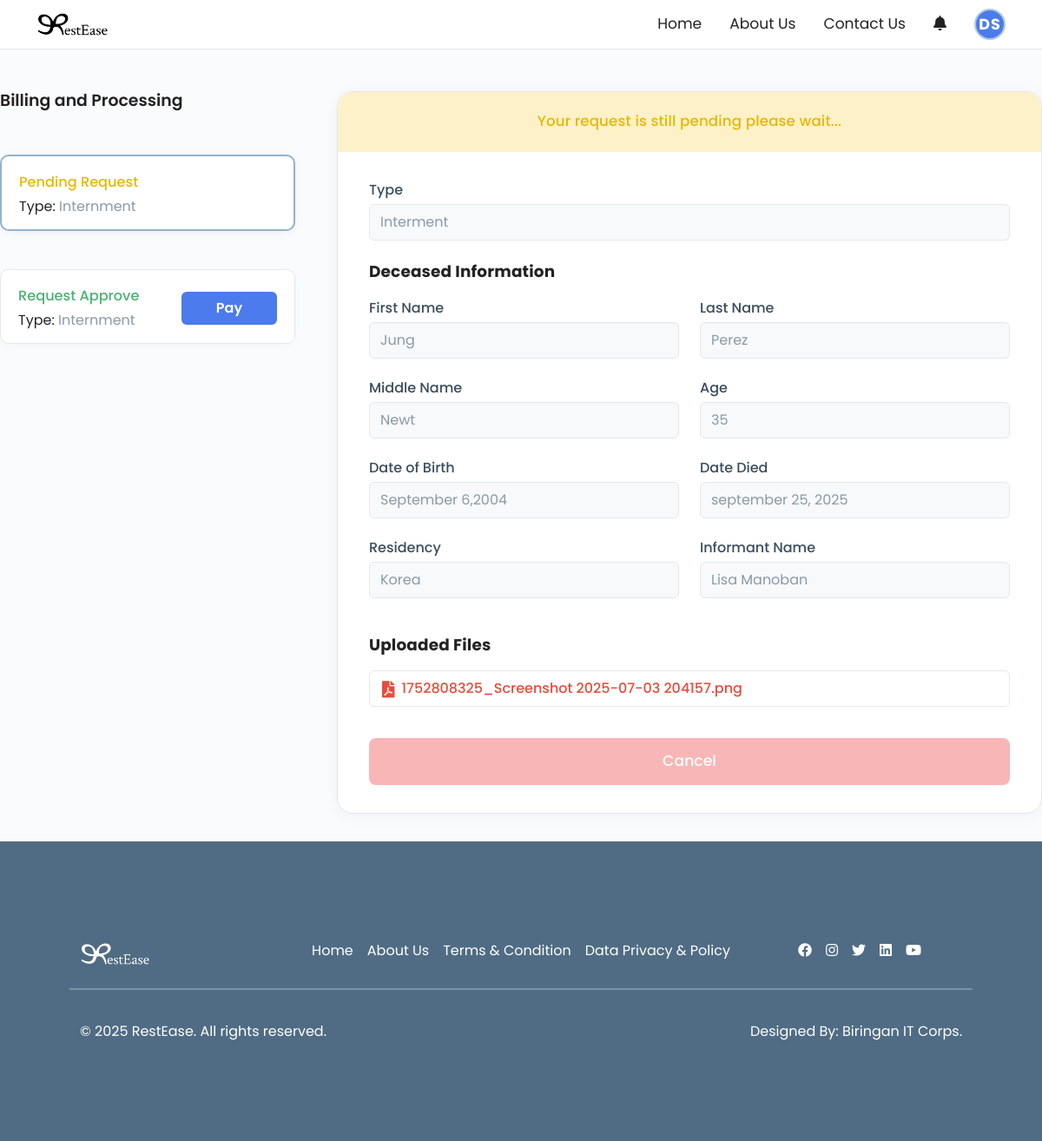
The page /ClientSide/clientbilling.php (signed in) on the database its author committed.
### tables this page shows
CREATE TABLE `users` (
  `id` int(11) NOT NULL,
  `first_name` varchar(100) NOT NULL,
  `last_name` varchar(100) NOT NULL,
  `email` varchar(255) NOT NULL,
  `contact_no` varchar(30) NOT NULL,
  `password` varchar(255) NOT NULL,
  `created_at` timestamp NOT NULL DEFAULT current_timestamp(),
  `reset_code` varchar(6) DEFAULT NULL,
  `reset_expires` datetime DEFAULT NULL,
  `profile_picture` varchar(255) DEFAULT NULL
);

CREATE TABLE `client_requests` (
  `id` int(11) NOT NULL,
  `user_id` int(11) DEFAULT NULL,
  `type` enum('Interment','Transfer','Exhumation') NOT NULL,
  `first_name` varchar(100) NOT NULL,
  `last_name` varchar(100) NOT NULL,
  `middle_name` varchar(100) DEFAULT NULL,
  `age` int(11) NOT NULL,
  `dob` varchar(50) NOT NULL,
  `dod` varchar(50) NOT NULL,
  `residency` varchar(150) NOT NULL,
  `informant_name` varchar(150) NOT NULL,
  `file_upload` varchar(255) DEFAULT NULL,
  `created_at` timestamp NOT NULL DEFAULT current_timestamp()
);

### ClientSide/clientbilling.php (the view, shortened to what this page needs)
<?php
include_once '../Includes/db.php';
$user_id = isset($_SESSION['user_id']) ? $_SESSION['user_id'] : null;
$request = null;
if ($user_id) {
    $stmt = $conn->prepare("SELECT * FROM client_requests WHERE user_id = ? ORDER BY created_at DESC LIMIT 1");
    $stmt->bind_param("i", $user_id);
    $stmt->execute();
    $result = $stmt->get_result();
    $request = $result->fetch_assoc();
}
?>
<!DOCTYPE html>
<html lang="en">
<head>
    <link href="https://cdn.jsdelivr.net/npm/bootstrap@5.3.0/dist/css/bootstrap.min.css" rel="stylesheet">
    <link href="https://cdnjs.cloudflare.com/ajax/libs/font-awesome/5.15.4/css/all.min.css" rel="stylesheet">
    <link rel="stylesheet" href="../css/navbar.css">
    <link rel="stylesheet" href="../css/footer.css">
    <link rel="stylesheet" href="../css/clientbilling.css">
</head>
<body>
   <?php include '../Includes/navbar2.php'; ?>
   <div class="billing-container">
       <div class="billing-left">
           <h2>Billing and Processing</h2>
           <?php if (!$request): ?>
               <div class="status-card no-request">
                   <span class="no-request-icon"><i class="fas fa-exclamation-triangle"></i></span>
                   <div>
                       <div class="status-title">No Request</div>
                       <div class="status-type">Type: <span>-</span></div>
                   </div>
               </div>
           <?php else: ?>
               <div class="status-card pending">
               </div>
               <div class="status-card approved">
               </div>
           <?php endif; ?>
       </div>
       <div class="billing-right" id="billingRight">
           <?php if (!$request): ?>
               <div class="no-request-container">
                   <span class="no-request-icon"><i class="fas fa-exclamation-triangle"></i></span>
                   <div class="no-request-title">No Pending Requests</div>
                   <div class="no-request-desc">You have no pending requests at this time.<br>Submit a new request to see it here.</div>
               </div>
           <?php else: ?>
           <div class="pending-info">Your request is still pending please wait...</div>
           <form class="billing-form" onsubmit="return false;">
               <div class="form-group">
                   <label>Type</label>
                   <input type="text" value="<?php echo htmlspecialchars($request['type']); ?>" readonly>
               </div>
               <div class="form-section">
                   <div class="section-title">Deceased Information</div>
                   <div class="form-row">
                       <div class="form-group">
                           <label>First Name</label>
                           <input type="text" value="<?php echo htmlspecialchars($request['first_name']); ?>" readonly>
                       </div>
                       <div class="form-group">
                           <label>Last Name</label>
                           <input type="text" value="<?php echo htmlspecialchars($request['last_name']); ?>" readonly>
                       </div>
                   </div>
                   <div class="form-row">
                       <div class="form-group">
                           <label>Middle Name</label>
                           <input type="text" value="<?php echo htmlspecialchars($request['middle_name']); ?>" readonly>
                       </div>
                       <div class="form-group">
                           <label>Age</label>
                           <input type="text" value="<?php echo htmlspecialchars($request['age']); ?>" readonly>
                       </div>
                   </div>
                   <div class="form-row">
                       <div class="form-group">
                           <label>Date of Birth</label>
                           <input type="text" value="<?php echo htmlspecialchars($request['dob']); ?>" readonly>
                       </div>
                       <div class="form-group">
                           <label>Date Died</label>
                           <input type="text" value="<?php echo htmlspecialchars($request['dod']); ?>" readonly>
                       </div>
                   </div>
                   <div class="form-row">
                       <div class="form-group">
                           <label>Residency</label>
                           <input type="text" value="<?php echo htmlspecialchars($request['residency']); ?>" readonly>
                       </div>
                       <div class="form-group">
                           <label>Informant Name</label>
                           <input type="text" value="<?php echo htmlspecialchars($request['informant_name']); ?>" readonly>
                       </div>
                   </div>
               </div>
               <div class="form-section">
                   <div class="section-title">Uploaded Files</div>
                   <div class="uploaded-file">
                       <i class="fas fa-file-pdf"></i>
                       <span class="file-name"><?php echo $request['file_upload'] ? htmlspecialchars($request['file_upload']) : 'BirthCert.pdf'; ?></span>
                   </div>
               </div>
               <button class="cancel-btn" type="button" onclick="showCancelModal()">Cancel</button>
           </form>
           <?php endif; ?>
       </div>
   </div>
   <?php include '../includes/footer.php'; ?>
</body>
</html>

### Includes/navbar2.php (shortened to what this page needs)
<?php
include_once '../Includes/db.php';
$user_avatar_html = '';
if (isset($_SESSION['user_id'])) {
    $uid = $_SESSION['user_id'];
    $stmt = $conn->prepare('SELECT first_name, last_name, profile_picture FROM users WHERE id = ?');
    $stmt->bind_param('i', $uid);
    $stmt->execute();
    $stmt->bind_result($fn, $ln, $pp);
    $has_profile_picture = $pp && file_exists('../uploads/' . $pp);
    $initials = strtoupper(substr($fn, 0, 1) . substr($ln, 0, 1));
    if ($has_profile_picture) {
        $user_avatar_html = '<img src="../uploads/' . htmlspecialchars($pp) . '" alt="Avatar" class="navbar-avatar" style="width:36px;height:36px;border-radius:50%;object-fit:cover;border:2px solid #b2c9db;">';
    } else {
        $user_avatar_html = '<div class="navbar-avatar-initials" style="width:36px;height:36px;border-radius:50%;background:#4B7BEC;color:#fff;display:flex;align-items:center;justify-content:center;font-size:1.1rem;font-weight:700;letter-spacing:1px;user-select:none;border:2px solid #b2c9db;">' . $initials . '</div>';
    }
}
?>
<nav class="custom-navbar position-relative">
    <div class="container navbar-top position-relative">
        <a href="#" class="navbar-brand">
            <img src="../assets/RE logo New.png" alt="RestEase Logo" style="height: 32px;">
        </a>
        <div class="navbar-links">
            <a href="ClientHome.php">Home</a>
            <a href="./clientabout-us.php">About Us</a>
            <a href="./clientcontact-us.php">Contact Us</a>
            <a href="#"><i class="fas fa-bell"></i></a>
            <a href="#"><?php echo $user_avatar_html; ?></a>
        </div>
    </div>
</nav>

### css/navbar.css (style rules this page uses)
.custom-navbar { background: #fff; border-bottom: 1px solid #e6e6e6; padding: 0; }
.custom-navbar .navbar-top { min-height: 56px; display: flex; align-items: center; justify-content: space-between; }
.custom-navbar .navbar-brand { display: flex; align-items: center; gap: 8px; font-weight: 500; font-size: 1.18rem; color: #222; text-decoration: none; }
.custom-navbar .navbar-links { display: flex; gap: 32px; align-items: center; }
.custom-navbar .navbar-links a { color: #222; font-size: 1.07rem; text-decoration: none; font-weight: 400; }

### css/clientbilling.css (style rules this page uses)
body { background: #fafbfc; font-family: 'Poppins', sans-serif; }
.billing-container { display: flex; gap: 48px; max-width: 1200px; margin: 48px auto 32px auto; align-items: flex-start; }
.billing-left { flex: 0 0 340px; display: flex; flex-direction: column; gap: 32px; }
.billing-left h2 { font-size: 1.18rem; font-weight: 600; margin-bottom: 18px; color: #222; }
.status-card { display: flex; flex-direction: row; align-items: center; justify-content: space-between; background: #fff; border: 1.2px solid #E3E8EE; border-radius: 10px; padding: 18px 20px 14px 20px; margin-bottom: 12px; gap: 0; box-shadow: 0 2px 8px rgba(80,108,132,0.04); transition: border 0.18s, box-shadow 0.18s; }
.status-card.active { border: 2px solid #94B2CC; box-shadow: 0 2px 8px rgba(148,178,204,0.13); }
.status-card.approved { display: flex; flex-direction: row; align-items: center; justify-content: space-between; gap: 0; padding: 18px 20px 14px 20px; }
.billing-right { flex: 1 1 0; background: #fff; border-radius: 18px; box-shadow: 0 2px 16px rgba(80,108,132,0.07); padding: 0 0 32px 0; border: 1.5px solid #e3e8ee; min-width: 340px; position: relative; }
.pending-info { background: #FDF1C7; color: #E6B800; border-top-left-radius: 18px; border-top-right-radius: 18px; padding: 22px 0 22px 0; font-size: 1.04rem; font-weight: 500; text-align: center; letter-spacing: 0.01em; }
.billing-form { padding: 32px 36px 0 36px; }
.form-group { display: flex; flex-direction: column; margin-bottom: 22px; flex: 1; }
.form-group label { font-size: 1rem; font-weight: 500; margin-bottom: 4px; color: #3a4d5c; }
.form-group input { padding: 8px 12px; border: 1.2px solid #e3e8ee; border-radius: 6px; font-size: 1rem; background: #fff; color: #222; }
.form-group input[readonly] { background: #f7f9fa; color: #8a99a8; }
.form-section { margin-bottom: 18px; }
.section-title { font-size: 1.15rem; font-weight: 700; margin-bottom: 16px; color: #222; letter-spacing: 0.01em; }
.form-row { display: flex; gap: 24px; }
.uploaded-file { display: flex; align-items: center; gap: 8px; background: #fff; border: 1.2px solid #e3e8ee; border-radius: 6px; padding: 8px 14px; margin-bottom: 8px; font-size: 1rem; color: #e74c3c; width: 100%; }
.uploaded-file .fa-file-pdf { color: #e74c3c; font-size: 1.2rem; }
.file-name { color: #e74c3c; font-weight: 500; font-size: 1rem; }
.cancel-btn { width: 100%; background: #F8B6B6; color: #fff; border: none; border-radius: 8px; padding: 14px 0; font-size: 1.08rem; font-weight: 500; margin-top: 18px; transition: background 0.18s; box-shadow: 0 1px 2px rgba(80,108,132,0.04); }

### rows shown on the page
users: initials "DS"
client_requests: type "Interment", first_name "Jung", last_name "Perez", middle_name "Newt", age "35", dob "September 6,2004", dod "september 25, 2025", residency "Korea", informant_name "Lisa Manoban", file_upload "1752808325_Screenshot 2025-07-03 204157.png"
